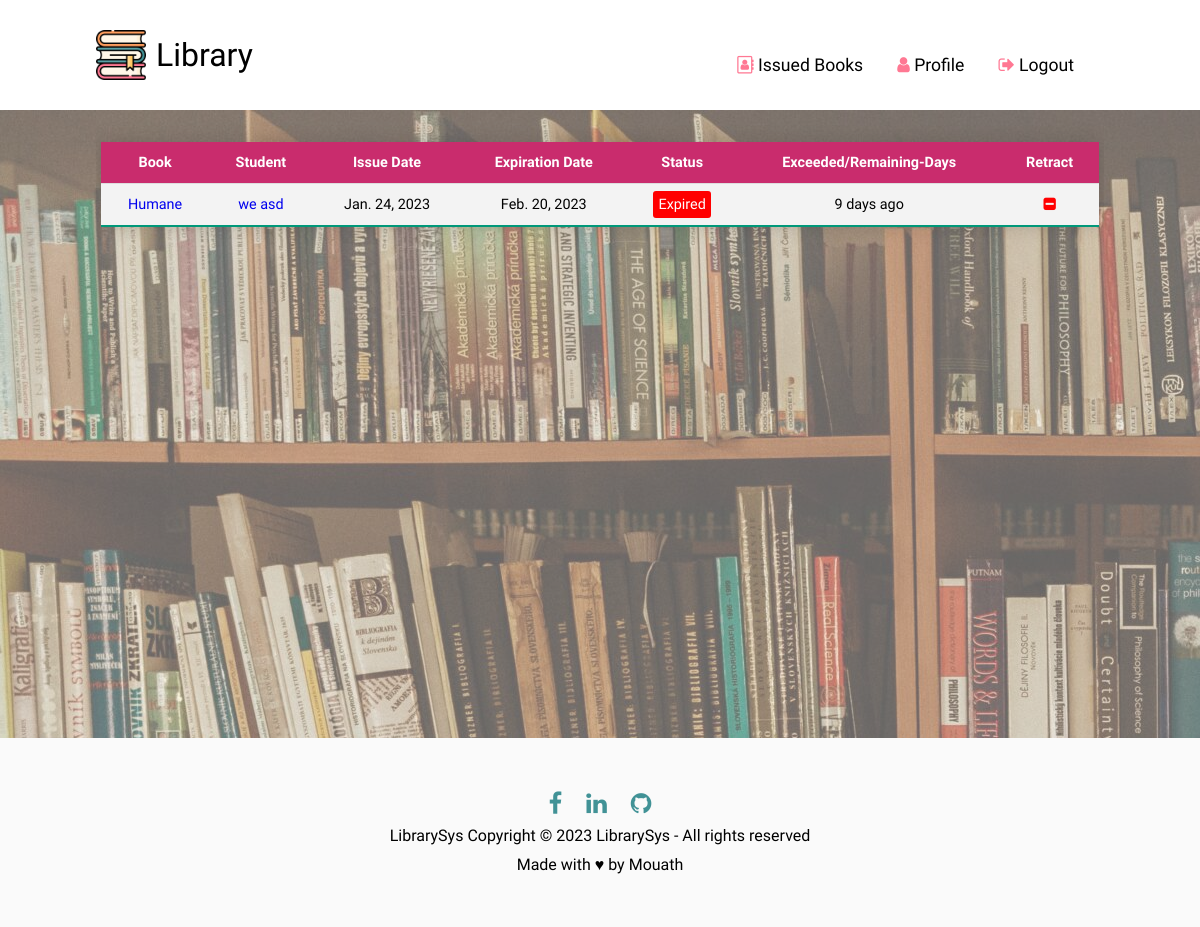
/Issued_Books/ (signed in), run on an earlier commit of the app's database.
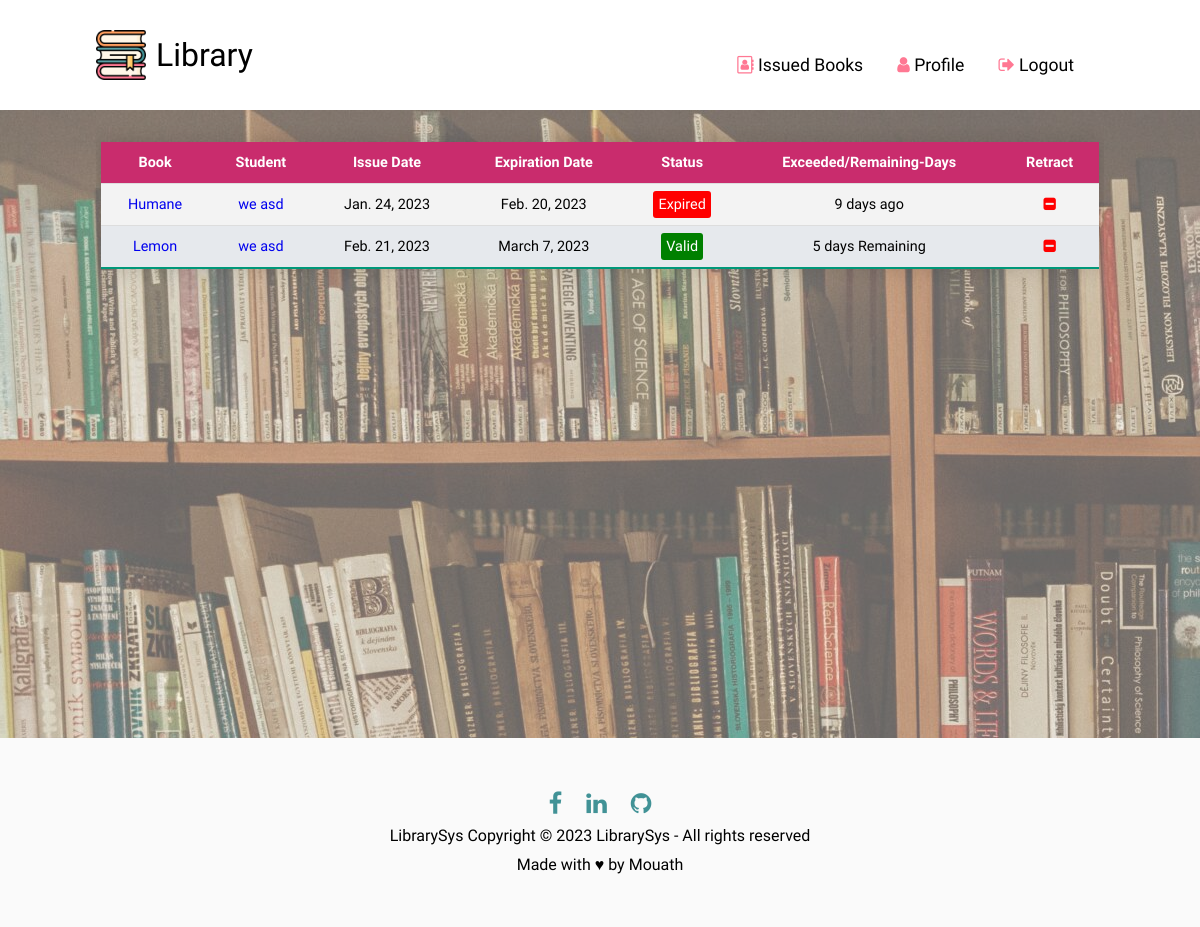
And on a later commit of the database.
### LibraryApp/models.py (models this page shows, shortened)
class Issued_Book(models.Model):
    book=models.OneToOneField(
        Book,
        on_delete=models.CASCADE,
    )
    issued_date = models.DateField(auto_now=True)
    expiry_date = models.DateField(default=expiry)
    student=models.ForeignKey(
        Student,
        on_delete=models.CASCADE,
        related_name="issued_books"
    )

class Book(models.Model):
    Name=models.CharField(max_length=15)
    Price=models.PositiveIntegerField()
    Desc=models.CharField(max_length=100)
    cat=models.ForeignKey(
        Category,
        on_delete=models.CASCADE,
        related_name="books"
    )
    auther=models.ForeignKey(
        Auther,
        on_delete=models.CASCADE,
        related_name="books"
    )

class Student(models.Model):
    FName=models.CharField(max_length=10)
    LName=models.CharField(max_length=10)
    TelNo=models.CharField(max_length=10)
    user=models.OneToOneField(
        User,
        on_delete=models.CASCADE
    )
    image = models.ImageField(upload_to='static/images/Students/',  blank=True)

### LibraryApp/views.py (the view)
# urls.py: path('Issued_Books/', views.Issued_Books, name='Issued_Books'),
def Issued_Books(req):
    if(req.user.is_authenticated):
        expList=[]
        if req.user.is_superuser:
            IssuedBooks=models.Issued_Book.objects.all() #all the issued Books
            for i in IssuedBooks:
                expList.append(is_expired(i.expiry_date))
        else:
            IssuedBooks=models.Issued_Book.objects.filter(
                student_id=req.user.student.id
            )
            for i in IssuedBooks:
                expList.append(is_expired(i.expiry_date))
        zippedList=zip(IssuedBooks,expList)
        con={
            'IssuedBooks':IssuedBooks,
            'expList':expList,
            'zippedList':zippedList
        }
        return render(req,'Library/Issued_Books.html',con)
    else:
        return redirect('LibraryApp:login')

### LibraryApp/templatetags/custom_filters.py (called while the page is built)
@register.filter
def is_expired(expiration_date):
    now = datetime.now(timezone.utc)
    if isinstance(expiration_date, datetime):
        expiration_date = expiration_date.date()
    expiration_date = datetime.combine(expiration_date, datetime.min.time(), tzinfo=timezone.utc)
    if expiration_date < now:
        return True
    else:
        return False

### LibraryApp/views.py (called while the page is built)
def is_expired(item):
    now = datetime.now().date()
    return item < now

### LibraryApp/templates/Library/Issued_Books.html (shortened to what this page needs)
{% extends 'base.html' %}
{% block content %}
{% load custom_filters %}
<div class="mytable isbok">
    <table class="styled-table">
        <th>Book</th>
        <th>Student</th>
        <th>Issue Date</th>
        <th>Expiration Date</th>
        <th>Status</th>
        <th>Exceeded/Remaining-Days</th>
        <th>Retract</th>
        {% for i in IssuedBooks %}
        <tr>
            <td class="book"><a href="{% url 'LibraryApp:bookDetails' i.book_id %}">{{i.book.Name}}</a></td>
            <td class="Name"><li><a href="{% url 'LibraryApp:Profile' i.student_id %}">{{i.student.FName}} {{i.student.LName}}</a></td>
            <td>{{i.issued_date}}</td>
            <td>{{i.expiry_date}}</td>
            {% if i.expiry_date|is_expired %}
            <td><span class="Expired">Expired</span></td>
            {% else %}
            <td><span class="Valid">Valid</span></td>
            {% endif %}
            <td>{{i.expiry_date|time_since_expired_bvalid}}</td>
            <td><a href="{% url 'LibraryApp:retract' i.id %}"><i class="fa fa-minus-square" aria-hidden="true"></i></a></td>
        </tr>
        {% endfor %}
    </table>
</div>
{% endblock %}

### LibraryApp/templates/base.html (shortened to what this page needs)
{% load static %}
<!DOCTYPE html>
<html lang="en">
<head>
    <link rel="stylesheet" href="{% static 'font-awesome-4.7.0/css/font-awesome.min.css' %}">
    <link rel="stylesheet" href="{% static 'css/main.css' %}">
    <link rel="stylesheet" href="{% static 'js/main.js' %}">
</head>
<body>
  <div class="navbar">
    <a href="{% url 'LibraryApp:home' %}" class="site-title">
      <div>
        <img src={% static 'images/site-icon.png' %} alt="" class="logo">
        <span>Library</span>
      </div>
    </a>
    <nav>
        <ul id="menuList">
          {% if user.is_authenticated %}
              <li><a href="{% url 'LibraryApp:Issued_Books' %}"><i class="fa fa-address-book-o" aria-hidden="true"></i> Issued Books </a></li>
              <li><a href="{% url 'LibraryApp:Profile' %}"><i class="fa fa-user" aria-hidden="true"></i> Profile</a></li>
              <li><a href="{% url 'LibraryApp:logout' %}"><i class="fa fa-sign-out" aria-hidden="true"></i> Logout</a></li>
          {% else %}
            <li><a class="navbar-link" href="{% url 'LibraryApp:login' %}">Login <i class="fa fa-sign-in" aria-hidden="true"></i></a></li>
          {% endif %}
        </ul>
    </nav>
</div>
  <div class="container">
    {% block content %}
    {% endblock %}
  </div>
  <footer>
    <div class="footer">
    <div class="row">
    <a href="https://www.facebook.com/moath.mubaslat/" target="_blank"><i class="fa fa-facebook"></i></a>
    <a href="https://www.linkedin.com/in/mouath-almobaslat-89a41a233/" target="_blank"><i class="fa fa-linkedin"></i></a>
    <a href="https://github.com/Mouath104/LibrarySys-v1.0" target="_blank"><i class="fa fa-github"></i></a>
    </div>
    <div class="row">
    LibrarySys Copyright © 2023 LibrarySys - All rights reserved
    </div>
    <div class="row">
        Made with ♥ by Mouath
        </div>
    </div>
</footer>
</body>
</html>

### LibraryApp/static/css/main.css (style rules this page uses)
* { margin: 0; padding: 0; font-family: 'Ubuntu', sans-serif; }
body .container { position: relative; }
body .container::before { content: ""; position: absolute; top: 0; left: 0; width: 100%; height: 100%; background-image: url(../images/bg-5.jpg); opacity: 0.6; z-index: -1; }
:root { --c0:#C92C6D; --c1:#ff9e5e; --c2:#419296; --c3:#ff7893; --footer:#f3f3f3; --Nav:#ff9e5e; }
.navbar div { display: flex; align-items: center; }
.navbar .site-title { text-decoration: none; color: #000; font-size: 2em; }
.site-title span { margin-left: 10px; }
.container { width: 100%; min-height: 78.5vh;; padding-left: 8%; padding-right: 8%; box-sizing: border-box; overflow: hidden; }
.navbar { display: flex; align-items: center; padding-left: 8%; padding-right: 8%; }
.navbar .logo { width: 50px; cursor: pointer; margin: 30px 0; }
.navbar nav { flex: 1; text-align: right; }
.navbar nav ul li { list-style: none; display: inline-block; margin-right: 30px; }
.navbar nav ul li a { text-decoration: none; color: #000; font-size: 14px; font-size: 1.1em; }
.footer { display: flex; flex-direction: column; background-color: #fafafa; padding: 3rem 1.5rem 3rem 1.5rem; align-items: center; }
.footer .row { text-align: center; padding: 5px 0; }
.navbar .fa { color: var(--c3); }
.footer .fa { font-size: 1.5em; padding: 0 10px 0 10px; color: var(--c2); }
.isbok .styled-table .Name li { list-style: none; }
.isbok .styled-table .Name li a { text-decoration: none; }
.isbok .styled-table .book a { text-decoration: none; }
.styled-table .fa { color: red; }
.mytable { overflow-x: auto; padding: 5px; margin-top: .2%; }
.styled-table { border-collapse: collapse; margin: 25px 0; font-size: 0.9em; min-width: 400px; box-shadow: 0 0 20px rgba(0, 0, 0, 0.15); text-align:center; width: 100%; height: 35px; user-select: none; overflow-x: scroll; }
.styled-table th, .styled-table td { padding: 12px 15px; }
.styled-table tbody tr { border-bottom: 1px solid #dddddd; }
.styled-table tbody tr:nth-of-type(even) { background-color: #f3f3f3; }
.styled-table tbody tr:nth-of-type(odd) { background-color: #e6e9ed; }
.styled-table tbody tr:last-of-type { border-bottom: 2px solid #009879; }
.isbok .styled-table th,.isbok .add-btn a { background-color: var(--c0); color: white; }
td .Valid { background-color: green; color: white; padding: 5px; border-radius: 3px; }
td .Expired { background-color: red; color: white; padding: 5px; border-radius: 3px; }

What changed in the data, as far as the page shows it:
added Issued_Book: book.Name "Lemon", student.FName "we", student.LName "asd", issued_date "Feb. 21, 2023", expiry_date "March 7, 2023", shows "Valid", expiry_date "5 days Remaining"
